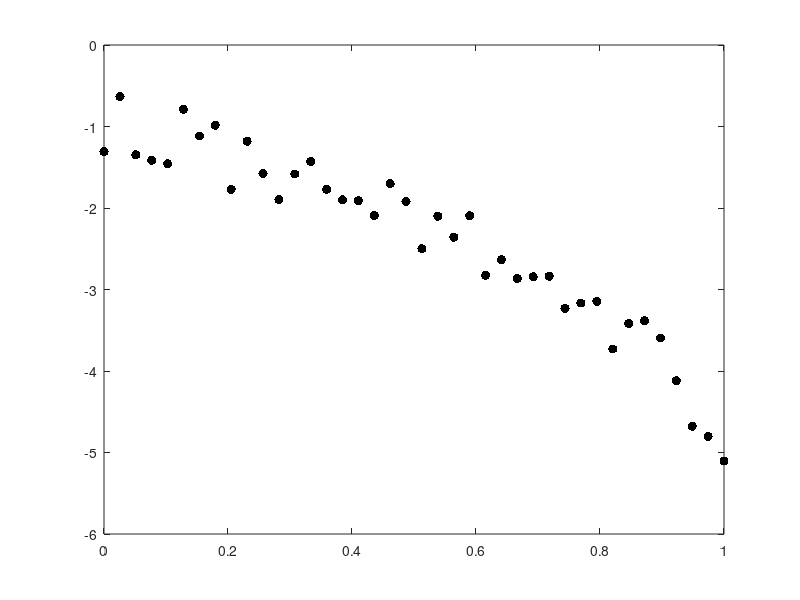

Here is the MATLAB script that generated this plot: (Note: this script raises an error after producing the figure.)
function visualise

% Matlab function to visualise the result of a least squares 
% fit calculation. "inp" is the input file, "outp" the output file

fid = fopen('lsdata.txt');
n = fscanf(fid,'%d',1);

t = fscanf(fid,'%g',n);
y = fscanf(fid,'%g',n);
fclose(fid);

plot(t,y,'k.','MarkerSize',20)
hold on
 
fid = fopen('lsoutput.txt');
d = fscanf(fid,'%d',1);

x = fscanf(fid,'%g',d+1);
fclose(fid);

tfine = linspace(t(1),t(n))';

plot(tfine,polyval(x(d+1:-1:1),tfine));
hold off

